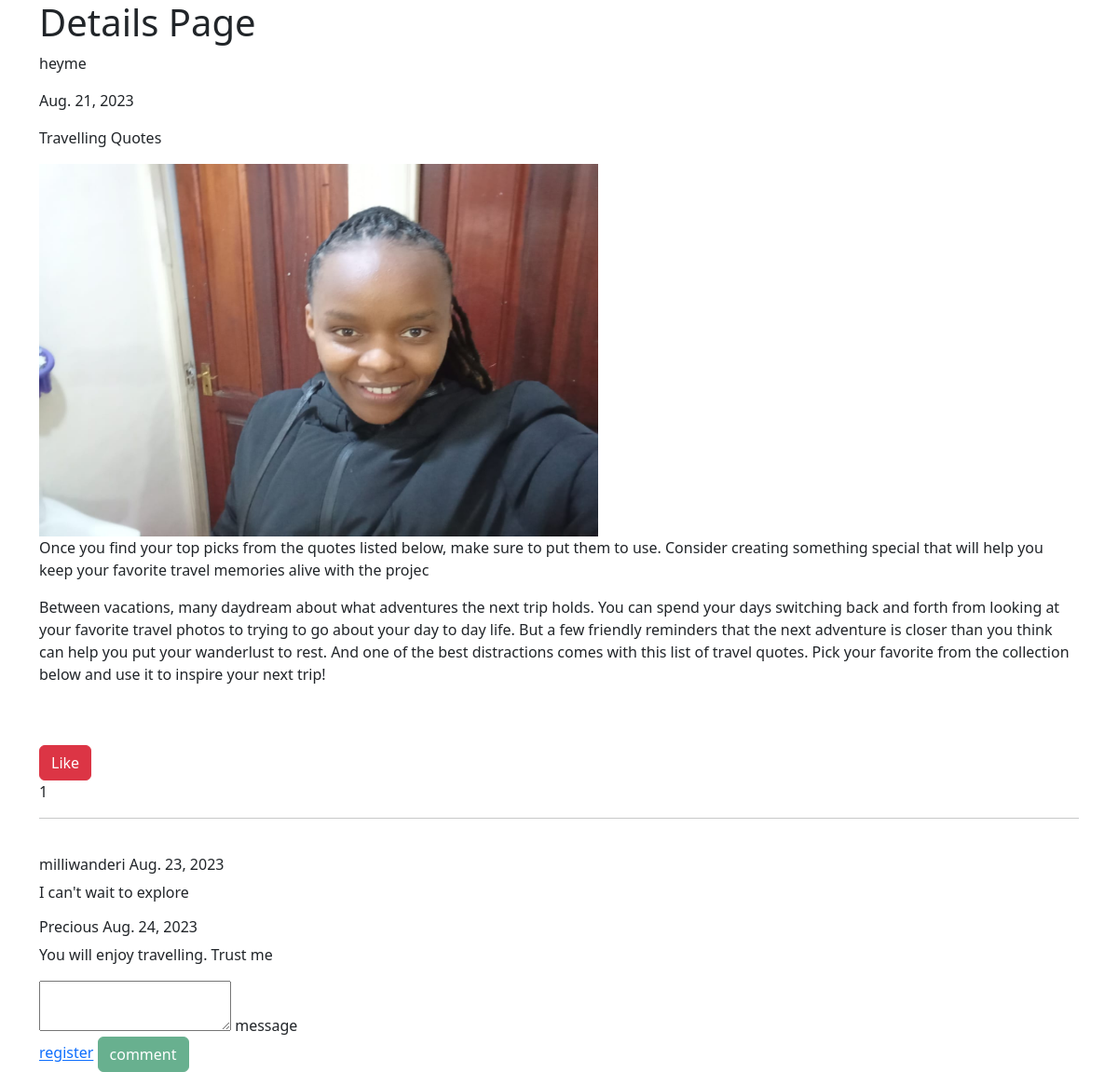
Before: /details/2 with the older database file.
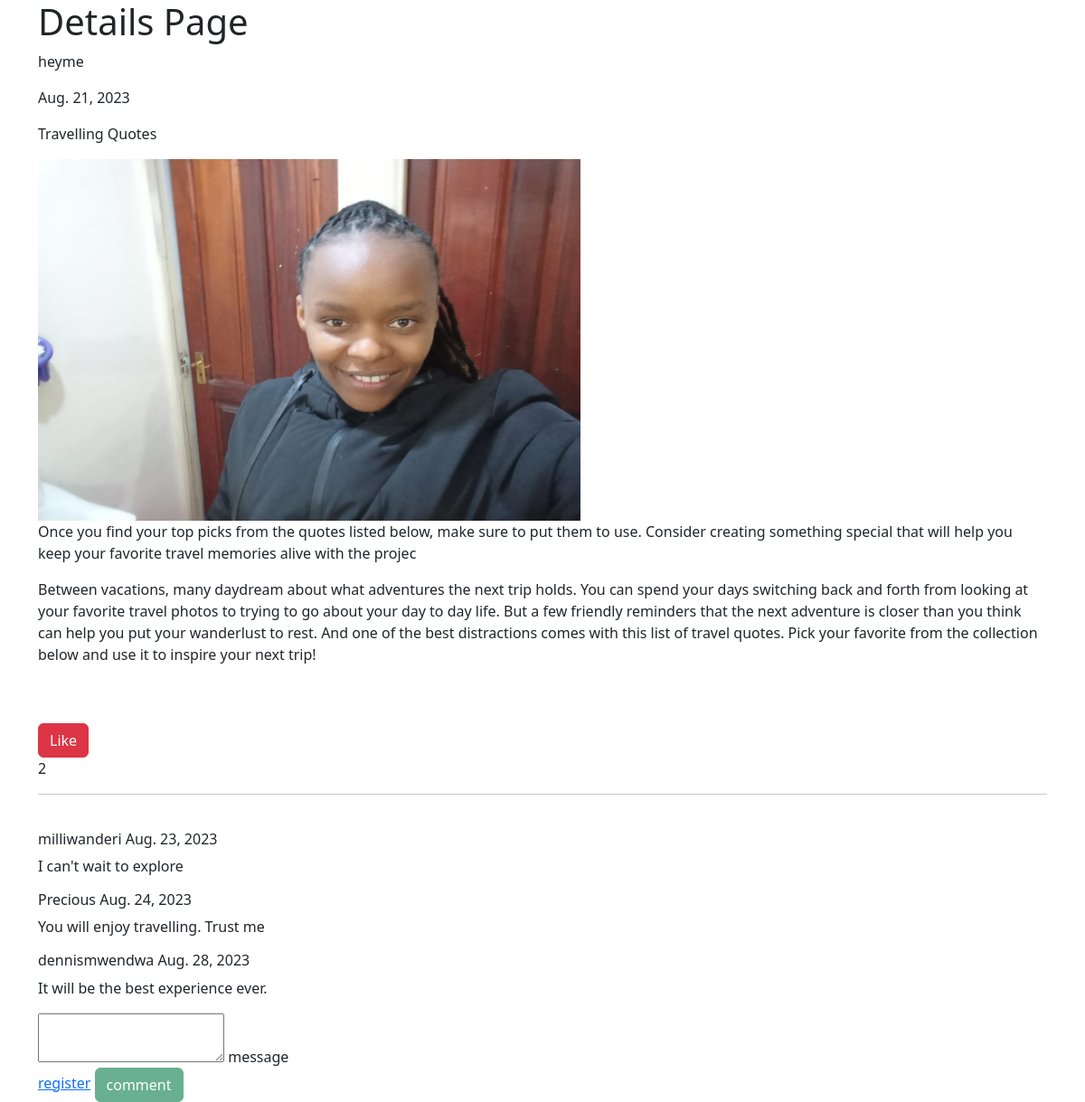
After: the same page with the newer database file.
### blogcontent/models.py (models this page shows, shortened)
class Comment(models.Model):
    comment = models.TextField(max_length = 200)
    date_of_comment = models.DateField(auto_now_add = True)
    user = models.ForeignKey(User, on_delete = models.PROTECT)
    post_comment = models.ForeignKey(Blog, on_delete = models.CASCADE)

### blogcontent/views.py (the view)
# urls.py: path("details/<int:pk>", views.details_page, name="details"),
def details_page(request, pk):
    post = Blog.objects.get(pk = pk)
    comments = Comment.objects.filter(post_comment = pk)
    likes = post.total_likes
    print()
    print(likes)
    context = {
        "post": post,
        "comments": comments,
        "likes" : likes,
    }
    return render(request, "details_page.html", context)

### blogcontent/models.py (called while the page is built)
    @property
    def total_likes(self):
        likes = Like.objects.filter(post=self, liked=True)
        total = 0
        if likes:
            for like in likes:
                total += like.likes
        return total

### templates/details_page.html (shortened to what this page needs)
{% extends "layout.html" %}
{% block Homepage %}
<h1>Details Page</h1>
<div>
        <p>{{post.name.username}}</p>
        <p>{{post.date_of_post}}</p>
        <p>{{post.title}}</p>
        <img src="{{ post.image.url }}" height="400" width="600">
        <p>{{post.description}}</p>
        <p>{{post.post}}</p>
</div>
<div>
        <br>
        <br>
        <div>
                <form action = "{% url 'like' pk=post.pk %}" method = "post">
                        <button class="btn btn-danger" type="submit">Like</button>
                        <p>{{ likes }}</p>
                </form>
        </div>
        <hr>
        <br>
        {% for comment in comments %}
        <div>
                <h6>{{ comment.user.username }} {{ comment.date_of_comment }}</h6>
                <p>{{ comment.comment }}</p>
        </div>
        {% endfor %}
</div>
<div>
        <div>
                <form action = "{% url 'comment' pk=post.pk %}" method = "post">
                        <textarea name="comment">
                        </textarea>
                        <label>message</label>
        </div>
        {% if user.is_authenticated %}
        <button class="btn btn-success" type="submit">comment</button>
        {% else %}
        <a href="{% url 'register' %}">register</a>
        <button class="btn btn-success" type="submit" disabled>comment</button>
        {% endif %}
</div>
{% endblock %}

Changed rows visible on the page:
added Comment: user.username "dennismwendwa", date_of_comment "Aug. 28, 2023", comment "It will be the best experience ever."
Other visible differences:
{{ likes }}: "1" → "2"
